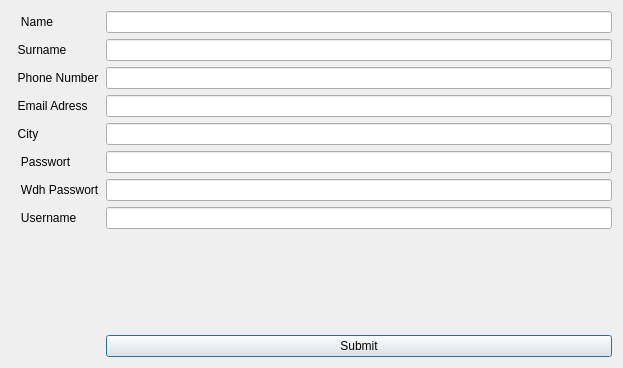
<?xml version="1.0" encoding="UTF-8"?>
<ui version="4.0">
 <class>Dialog3</class>
 <widget class="QDialog" name="Dialog3">
  <property name="geometry">
   <rect>
    <x>0</x>
    <y>0</y>
    <width>623</width>
    <height>368</height>
   </rect>
  </property>
  <property name="windowTitle">
   <string>Dialog</string>
  </property>
  <layout class="QFormLayout" name="formLayout_6">
   <item row="0" column="0" colspan="2">
    <layout class="QFormLayout" name="formLayout_5">
     <item row="0" column="0">
      <widget class="QLabel" name="Name_2">
       <property name="text">
        <string>   Name    </string>
       </property>
      </widget>
     </item>
     <item row="0" column="1">
      <widget class="QLineEdit" name="lineEdit_8"/>
     </item>
     <item row="1" column="0">
      <widget class="QLabel" name="Surname_2">
       <property name="text">
        <string>  Surname</string>
       </property>
      </widget>
     </item>
     <item row="1" column="1">
      <widget class="QLineEdit" name="lineEdit_9"/>
     </item>
     <item row="2" column="0">
      <widget class="QLabel" name="Number_2">
       <property name="text">
        <string>  Phone Number</string>
       </property>
      </widget>
     </item>
     <item row="2" column="1">
      <widget class="QLineEdit" name="lineEdit_10"/>
     </item>
     <item row="3" column="0">
      <widget class="QLabel" name="Email_2">
       <property name="text">
        <string>  Email Adress</string>
       </property>
      </widget>
     </item>
     <item row="3" column="1">
      <widget class="QLineEdit" name="lineEdit_11"/>
     </item>
     <item row="4" column="0">
      <widget class="QLabel" name="City_2">
       <property name="text">
        <string>  City</string>
       </property>
      </widget>
     </item>
     <item row="4" column="1">
      <widget class="QLineEdit" name="lineEdit_12"/>
     </item>
     <item row="5" column="0">
      <widget class="QLabel" name="passwort_2">
       <property name="text">
        <string>   Passwort</string>
       </property>
      </widget>
     </item>
     <item row="5" column="1">
      <widget class="QLineEdit" name="lineEdit_13"/>
     </item>
     <item row="6" column="0">
      <widget class="QLabel" name="wdh_passwor_2">
       <property name="text">
        <string>   Wdh Passwort</string>
       </property>
      </widget>
     </item>
     <item row="6" column="1">
      <widget class="QLineEdit" name="lineEdit_15"/>
     </item>
     <item row="7" column="0">
      <widget class="QLabel" name="Username">
       <property name="text">
        <string>   Username      </string>
       </property>
      </widget>
     </item>
     <item row="7" column="1">
      <widget class="QLineEdit" name="lineEdit_14"/>
     </item>
     <item row="8" column="1">
      <spacer name="verticalSpacer">
       <property name="orientation">
        <enum>Qt::Vertical</enum>
       </property>
       <property name="sizeHint" stdset="0">
        <size>
         <width>20</width>
         <height>40</height>
        </size>
       </property>
      </spacer>
     </item>
     <item row="9" column="1">
      <widget class="QPushButton" name="submit">
       <property name="text">
        <string>Submit</string>
       </property>
      </widget>
     </item>
    </layout>
   </item>
  </layout>
 </widget>
 <resources/>
 <connections/>
</ui>
